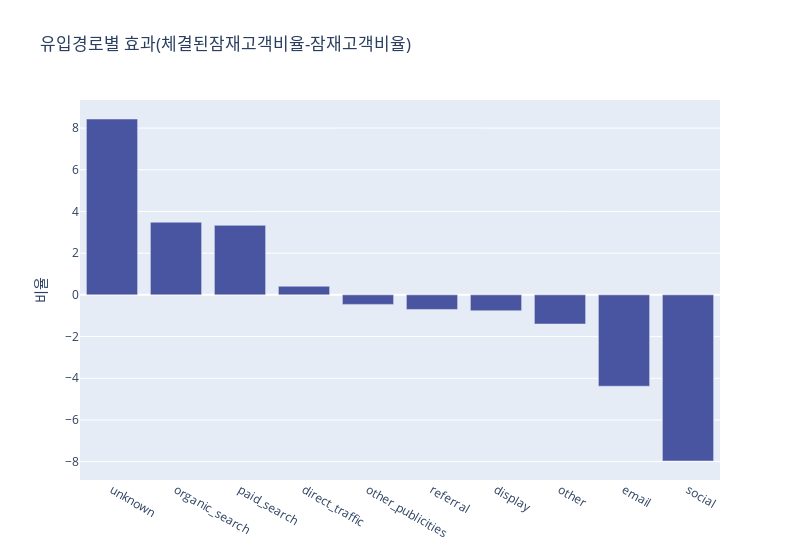

Notebook code for this chart:
### Markdown cell above
### 유입경로별 효과(체결된잠재고객비율-잠재고객비율)

### Code cell
a = (mql.groupby('origin').size() / mql.shape[0] * 100).reset_index(name='mql')
b = (mql[mql['won_date'].notnull()]['origin'].value_counts(normalize=True) * 100).reset_index(name='closed_deals')
ab = a.merge(b, on='origin')
ab['difference'] = ab['closed_deals'] - ab['mql']
ab=ab.sort_values(by='difference',ascending=False)

# 첫 번째 그래프 추가 (막대 그래프)
fig = go.Figure(data=[go.Bar(
    x=ab['origin'],
    y=ab['difference'],
    marker_color='#4A55A2'  # 모든 막대의 색상을 #4A55A2로 설정
)])

# 레이아웃 설정
fig.update_layout(
    title='유입경로별 효과(체결된잠재고객비율-잠재고객비율)',  # 전체 그래프의 제목
    yaxis=dict(title='비율'),
    legend=dict(),
    width=800
)

fig.show()
chart_studio.tools.set_credentials_file(username='ghktkf7788', api_key='D9ASyMzNm4ltyTqLQ8CH')
plot(fig, filename = '유입경로별 효과(체결된잠재고객비율-잠재고객비율)', auto_open=True)

### Figure 1 — Plotly figure (JSON) as saved in the notebook; plotly's stock layout.template omitted (floating-point values rounded to 4 significant figures)
{"data": [{"marker": {"color": "#4A55A2"}, "type": "bar", "x": ["unknown", "organic_search", "paid_search", "direct_traffic", "other_publicities", "referral", "display", "other", "email", "social"], "y": [8.434, 3.485, 3.334, 0.4133, -0.4562, -0.6996, -0.7624, -1.4, -4.381, -7.968]}], "layout": {"title": {"text": "유입경로별 효과(체결된잠재고객비율-잠재고객비율)"}, "width": 800, "yaxis": {"title": {"text": "비율"}}}}
